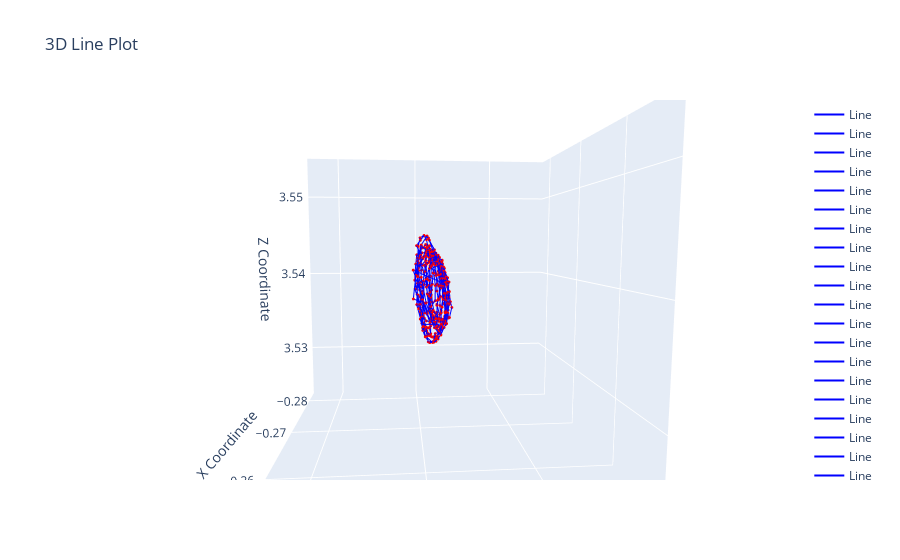

Here is the notebook cell this chart was saved with:
### Code cell
coords = np.array(fixedball3d)  # Update this line based on your actual data

# Create line connections between sequential points
connections = [[a, b] for a, b in zip(range(len(coords)-1), range(1, len(coords)))]

# Calculate max range to set equal axes
x_range = [coords[:, 0].min(), coords[:, 0].max()]
y_range = [coords[:, 1].min(), coords[:, 1].max()]
z_range = [coords[:, 2].min(), coords[:, 2].max()]

# Find the maximum range
max_range = max(x_range[1] - x_range[0], y_range[1] - y_range[0], z_range[1] - z_range[0])

# Calculate the mid points for each axis
x_mid = sum(x_range) / 2
y_mid = sum(y_range) / 2
z_mid = sum(z_range) / 2

# Set the range for each axis to be the max range centered around the mid point
x_range = [x_mid - max_range / 2, x_mid + max_range / 2]
y_range = [y_mid - max_range / 2, y_mid + max_range / 2]
z_range = [z_mid - max_range / 2, z_mid + max_range / 2]

# Create the figure object
fig = go.Figure()

# Add lines between connected points
for conn in connections:
    fig.add_trace(go.Scatter3d(
        x=[coords[conn[0], 0], coords[conn[1], 0]],
        y=[coords[conn[0], 1], coords[conn[1], 1]],
        z=[coords[conn[0], 2], coords[conn[1], 2]],
        mode='lines',
        line=dict(color='blue', width=2),
        name='Line'
    ))

# Add markers for each point
fig.add_trace(go.Scatter3d(
    x=coords[:, 0],
    y=coords[:, 1],
    z=coords[:, 2],
    mode='markers',
    marker=dict(size=1, color='red'),
    name='Points'
))

# Update plot appearance
fig.update_layout(
    title="3D Line Plot",
    scene=dict(
        xaxis_title='X Coordinate',
        yaxis_title='Y Coordinate',
        zaxis_title='Z Coordinate',
        xaxis=dict(range=x_range, autorange=False),
        yaxis=dict(range=y_range, autorange=False),
        zaxis=dict(range=z_range, autorange=False),
        aspectmode='manual'
        #,
        #aspectratio=dict(x=1, y=1, z=1)
    )
)

# Show the plot
fig.show()
